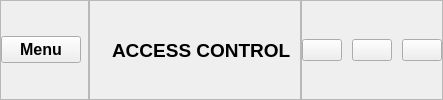
     <widget class="QFrame" name="header_frame">
      <property name="frameShape">
       <enum>QFrame::NoFrame</enum>
      </property>
      <property name="frameShadow">
       <enum>QFrame::Raised</enum>
      </property>
      <layout class="QHBoxLayout" name="horizontalLayout">
       <property name="spacing">
        <number>0</number>
       </property>
       <property name="leftMargin">
        <number>0</number>
       </property>
       <property name="topMargin">
        <number>0</number>
       </property>
       <property name="rightMargin">
        <number>0</number>
       </property>
       <property name="bottomMargin">
        <number>0</number>
       </property>
       <item>
        <widget class="QFrame" name="header_left_frame">
         <property name="frameShape">
          <enum>QFrame::StyledPanel</enum>
         </property>
         <property name="frameShadow">
          <enum>QFrame::Raised</enum>
         </property>
         <layout class="QHBoxLayout" name="horizontalLayout_4">
          <property name="spacing">
           <number>0</number>
          </property>
          <property name="leftMargin">
           <number>0</number>
          </property>
          <property name="topMargin">
           <number>0</number>
          </property>
          <property name="rightMargin">
           <number>0</number>
          </property>
          <property name="bottomMargin">
           <number>0</number>
          </property>
          <item alignment="Qt::AlignLeft">
           <widget class="QPushButton" name="pushButton">
            <property name="font">
             <font>
              <pointsize>12</pointsize>
              <weight>75</weight>
              <bold>true</bold>
             </font>
            </property>
            <property name="text">
             <string>Menu</string>
            </property>
            <property name="icon">
             <iconset resource="iconengines/resource.qrc">
              <normaloff>:/icons/align-left.svg</normaloff>:/icons/align-left.svg</iconset>
            </property>
            <property name="iconSize">
             <size>
              <width>32</width>
              <height>32</height>
             </size>
            </property>
           </widget>
          </item>
          <item>
           <widget class="QLabel" name="label_3">
            <property name="text">
             <string/>
            </property>
           </widget>
          </item>
         </layout>
        </widget>
       </item>
       <item>
        <widget class="QFrame" name="header_center_frame">
         <property name="frameShape">
          <enum>QFrame::StyledPanel</enum>
         </property>
         <property name="frameShadow">
          <enum>QFrame::Raised</enum>
         </property>
         <layout class="QHBoxLayout" name="horizontalLayout_3">
          <item alignment="Qt::AlignRight">
           <widget class="QLabel" name="label_2">
            <property name="text">
             <string/>
            </property>
            <property name="pixmap">
             <pixmap resource="iconengines/resource.qrc">:/icons/airplay.svg</pixmap>
            </property>
            <property name="scaledContents">
             <bool>false</bool>
            </property>
           </widget>
          </item>
          <item>
           <widget class="QLabel" name="label">
            <property name="font">
             <font>
              <pointsize>14</pointsize>
              <weight>75</weight>
              <bold>true</bold>
             </font>
            </property>
            <property name="text">
             <string>ACCESS CONTROL</string>
            </property>
           </widget>
          </item>
         </layout>
        </widget>
       </item>
       <item alignment="Qt::AlignRight">
        <widget class="QFrame" name="header_right_frame">
         <property name="frameShape">
          <enum>QFrame::StyledPanel</enum>
         </property>
         <property name="frameShadow">
          <enum>QFrame::Raised</enum>
         </property>
         <layout class="QHBoxLayout" name="horizontalLayout_2">
          <property name="spacing">
           <number>10</number>
          </property>
          <property name="leftMargin">
           <number>0</number>
          </property>
          <property name="topMargin">
           <number>0</number>
          </property>
          <property name="rightMargin">
           <number>0</number>
          </property>
          <property name="bottomMargin">
           <number>0</number>
          </property>
          <item>
           <widget class="QPushButton" name="minimize_window_button">
            <property name="text">
             <string/>
            </property>
            <property name="icon">
             <iconset resource="iconengines/resource.qrc">
              <normaloff>:/icons/minus.svg</normaloff>:/icons/minus.svg</iconset>
            </property>
            <property name="iconSize">
             <size>
              <width>20</width>
              <height>20</height>
             </size>
            </property>
           </widget>
          </item>
          <item>
           <widget class="QPushButton" name="restore_window_button">
            <property name="text">
             <string/>
            </property>
            <property name="icon">
             <iconset resource="iconengines/resource.qrc">
              <normaloff>:/icons/crop.svg</normaloff>:/icons/crop.svg</iconset>
            </property>
            <property name="iconSize">
             <size>
              <width>20</width>
              <height>20</height>
             </size>
            </property>
           </widget>
          </item>
          <item>
           <widget class="QPushButton" name="close_window_button">
            <property name="text">
             <string/>
            </property>
            <property name="icon">
             <iconset resource="iconengines/resource.qrc">
              <normaloff>:/icons/x.svg</normaloff>:/icons/x.svg</iconset>
            </property>
            <property name="iconSize">
             <size>
              <width>20</width>
              <height>20</height>
             </size>
            </property>
           </widget>
          </item>
         </layout>
        </widget>
       </item>
      </layout>
     </widget>
